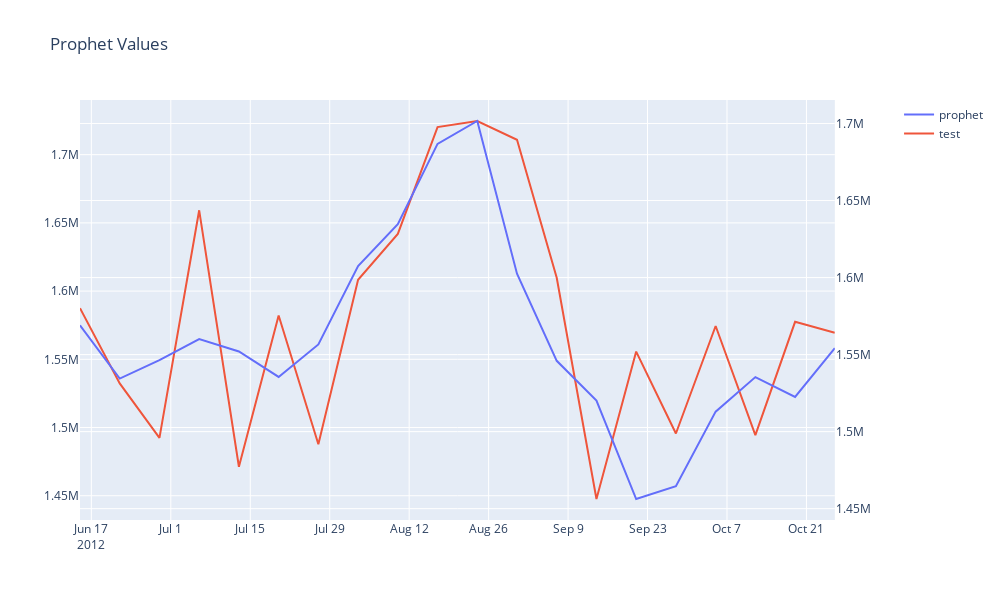

The code cell stored with this chart in its notebook:
### Code cell
fig = make_subplots(specs=[[{"secondary_y": True}]])


fig.add_trace(
    go.Scatter(x = x_pp ,y = y_pp, name="prophet"),
    secondary_y=True
)

fig.add_trace(
    go.Scatter(x = x_test,y = y_test, name="test"),
    secondary_y=False
)


fig.update_layout(
    title_text="Prophet Values",
    width = 1000, height = 600
)

fig.show()
